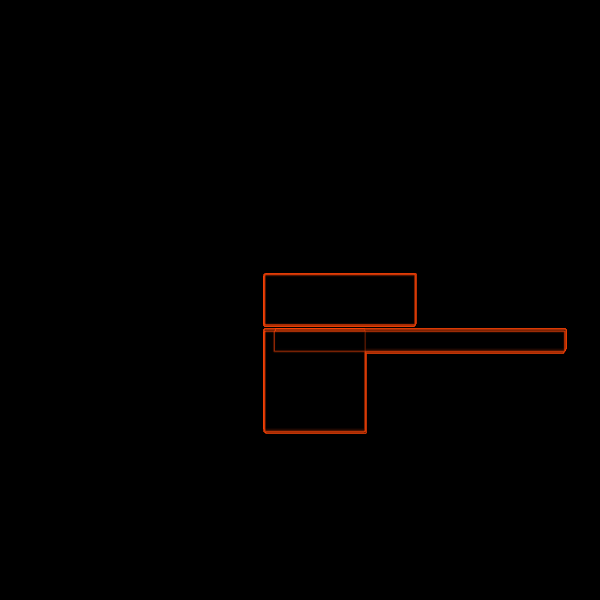
Frame 1 (no input)
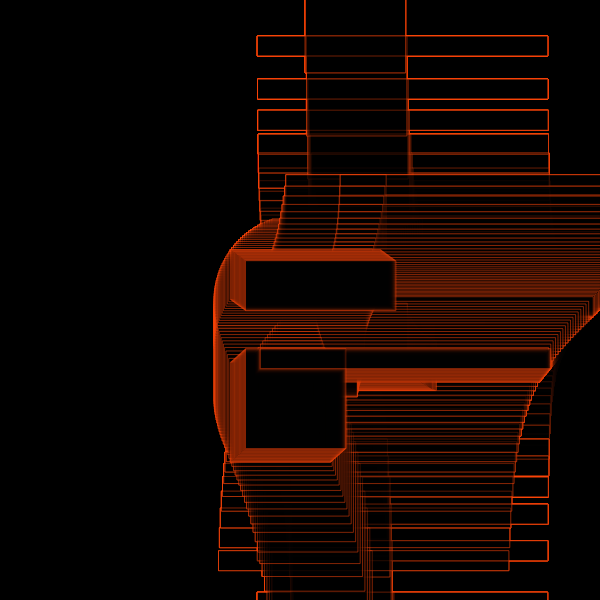
Frame 60 (no input)
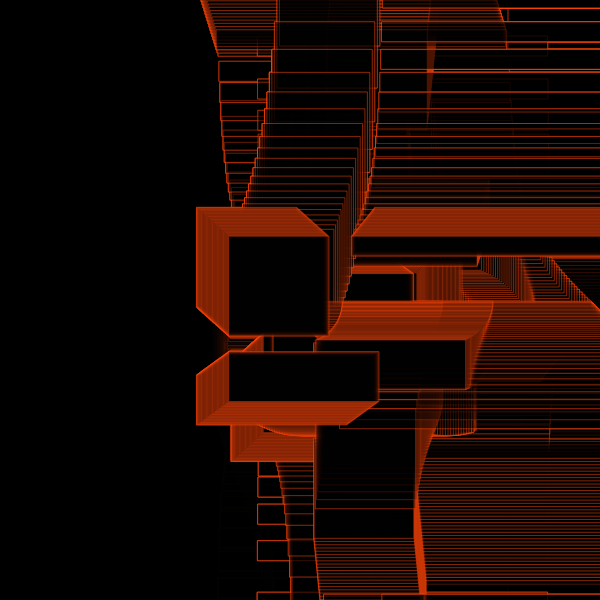
Frame 120 (the mouse pressed at the canvas centre since frame 60)

The p5.js sketch that drew these frames (run headless with seeded random() and noise() and a simulated clock; from frame 60 on, the mouse is pressed at the canvas centre):

// p5.js sketch
// ── sketch.js
//forked from: https://tylerxhobbs.com/essays/2017/aesthetically-pleasing-triangle-subdivision

let _aryObject = [];
let _tileNumT;
let _tileNumR;
let _ellipseRatio;
let _count;
let _stepR;
let _stepT;
function setup() {
  w = 600;
  var canvas;
    if(windowWidth>=600 && windowHeight >=600){
      canvas = createCanvas(600, 600);
    }
    else{
      canvas = createCanvas(windowWidth, windowHeight - 100);
    }

  var x = (windowWidth - width) / 2;
  var y = (windowHeight - height) / 2;

  canvas.position(x, y);
  background(0);
  noStroke();
  
  _freqCount = 40;

  _count = 0;
  _ellipseRatio = 2;
  _tileNumT = 5;
  _tileNumR = 7;
  
  let shapeMode = 1;
  let layerNum = 20;
  let initT = int(random(_tileNumT));
  for (k = 1; k <= layerNum; k++) {
    let baseColor = 360 + random(720);
    _aryObject.push(new f(
      1, initT,
      color((baseColor + 180) % 360, 200, 50, 100),
      shapeMode,
      width/2/_tileNumR/layerNum*k
    ));
  }

    background(0);


}




function draw() {
  // clear();
  // blendMode(EXCLUSION);
  background(0, 50);
  
  for (let i = 0; i < _aryObject.length; i++) {
    _aryObject[i].update();
    _aryObject[i].drawMe();
  }

  _count ++;
  noStroke()
  fill(255,69,0);
}

class f {
  constructor(iR, iT, myColor, shapeMode, sw) {
    this.target_iR = iR;
    this.target_iT = iT;
    this.myColor = myColor;
    this.shapeMode = shapeMode; //0 rect, 1 ellipse
    this.sw = sw *_ellipseRatio; 
    this.aryPoint = [];
  }

  setTarget() {
    _stepR = 1;
    _stepT = 1;
    this.iR = this.target_iR;
    this.iT = this.target_iT % _tileNumT;
    
    this.aryPoint.unshift([this.iR, this.iT]);

    let dir;
    if (this.iR <= _stepR) {
      dir = random(["down", "left", "right"]);
    } else if (this.iR >= _tileNumR-_stepR) {
      dir = random(["up", "left", "right"]);
    } else {
      dir = random(["up", "down", "left", "right"]);
    }

    if (dir == "up") { 
      this.target_iR = this.iR - _stepR; 
    }
    else if (dir == "down") { 
      this.target_iR = this.iR + _stepR; }
    else if (dir == "left") { 
      this.target_iT = this.iT - _stepT; 
    }
    else if (dir == "right") {
       this.target_iT = this.iT + _stepT; 
     }

    this.dR = (this.target_iR - this.iR) / (_freqCount+1);
    this.dT = (this.target_iT - this.iT) / (_freqCount+1);
  }
  
  update() {
    if (_count % _freqCount == 0) {
      this.setTarget();
    }

    if (this.target_iR == this.iR) { //dir = right or left
      this.aryPoint.unshift([this.iR, this.aryPoint[0][1] + this.dT]);
    } else if (this.target_iT == this.iT) {
      this.aryPoint.unshift([this.aryPoint[0][0] + this.dR, this.iT]);
    }

    while (this.aryPoint.length >= 40) {
      this.aryPoint.pop();
    }
  }

  drawMe() {
    stroke(255,70,10);
    strokeWeight(0.5)
    fill(0, 100)    
    push();
    translate(width/2, height/2);
    // beginShape();
    for (let i = 0; i < this.aryPoint.length; i++) {
      rect(
        width / 2 / _tileNumR * this.aryPoint[i][0] * cos(2*PI / _tileNumT * this.aryPoint[i][1]),
        width / 2 / _tileNumR * this.aryPoint[i][0] * tan(2*PI / _tileNumT * this.aryPoint[i][1]), 100, 100);

        rect(
        width / 2 / _tileNumR * this.aryPoint[i][0] * sin(2*PI / _tileNumT * this.aryPoint[i][1]),
        width / 2 / _tileNumR * this.aryPoint[i][0] * tan(2*PI / _tileNumT * this.aryPoint[i][1]), 290, 20);

        rect(
        width / 2 / _tileNumR * this.aryPoint[i][0] * cos(2*PI / _tileNumT * this.aryPoint[i][1]),
        width / 2 / _tileNumR * this.aryPoint[i][0] * sin(2*PI / _tileNumT * this.aryPoint[i][1]), 150, 50);
    }
    // endShape();
    pop();
  }
}
